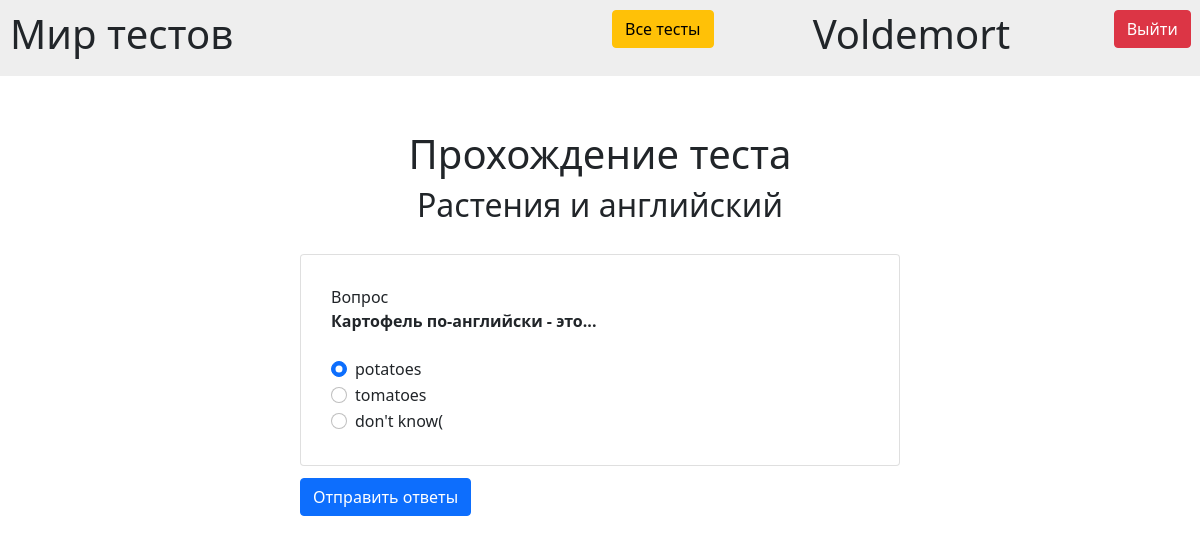
The page /dotest/3 (signed in) on the database as committed earlier.
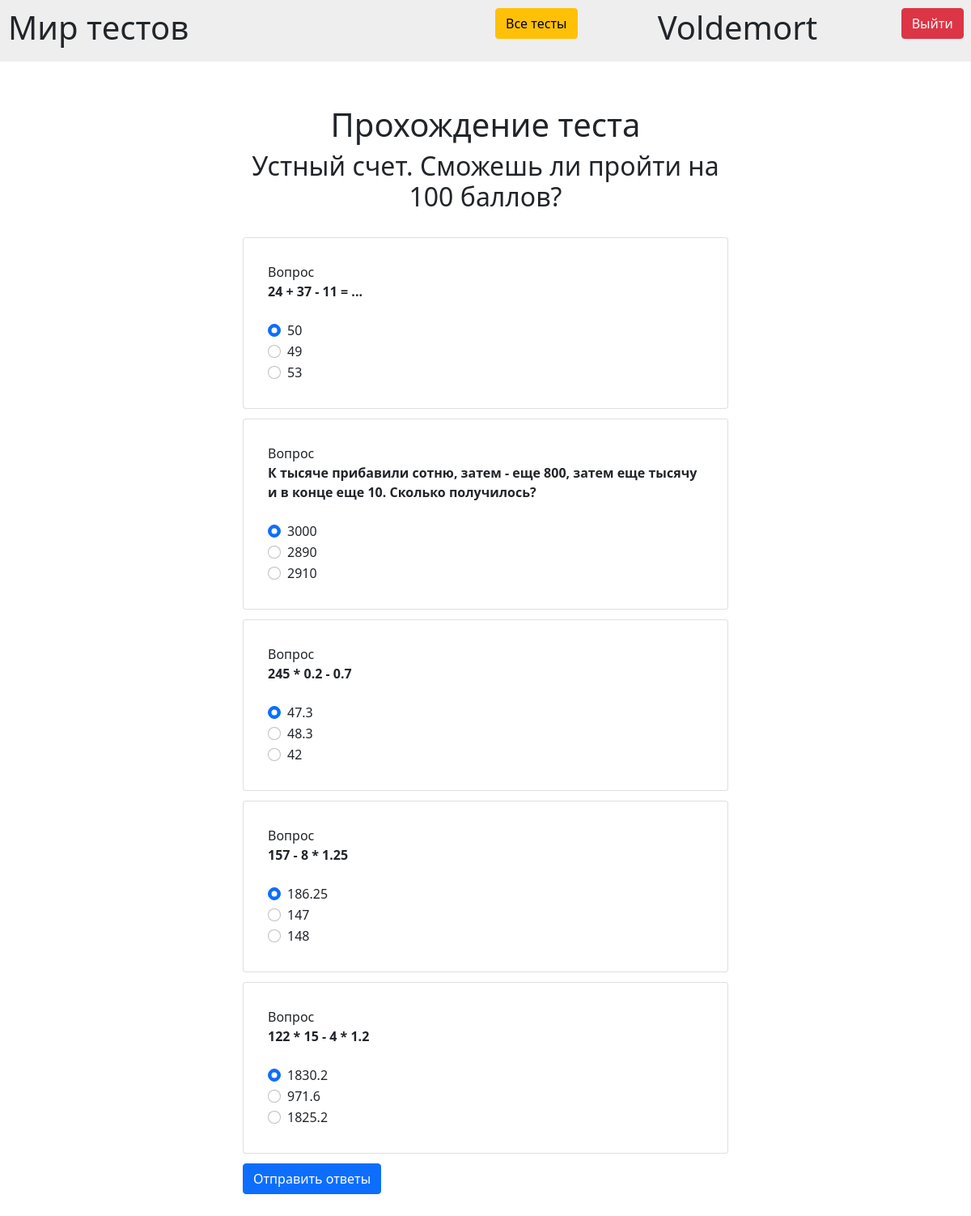
The same page on the database as committed later.
### data/tests.py (models this page shows, shortened)
class Test(Base):
    __tablename__ = 'tests'
    id = sqlalchemy.Column(sqlalchemy.Integer, primary_key=True, autoincrement=True)
    name = sqlalchemy.Column(sqlalchemy.String, unique=False, nullable=False)
    author = sqlalchemy.Column(sqlalchemy.Integer, sqlalchemy.ForeignKey('users.id'))
    content = sqlalchemy.Column(sqlalchemy.String)
    categories = orm.relationship("Category", secondary="Categories_to_Tests", backref="tests")
    with_points = sqlalchemy.Column(sqlalchemy.Boolean, default=0)
    results = sqlalchemy.Column(sqlalchemy.String)
    approved = sqlalchemy.Column(sqlalchemy.Boolean, default=1)
    def to_json(self, test):
        return {'id': test.id, 'name': test.name, 'author': test.author, 'questions': json.loads(test.content),
                'with_points': test.with_points, 'results': test.results, 'approved': test.approved,
                'categories': ', '.join([cat.name for cat in test.categories])}

### data/application_tests.py (the view)
@bp.route("/dotest/<test_id>", methods=['GET', 'POST'])
@login_required
def do_test(test_id):
    if request.method == "POST":
        answers = [str(request.form[ix]).split("||")[1] for ix in request.form]
        result_of_user = checking_results(DataBase().get_test_by_id(id=test_id), answers)
        res_id = DataBase().add_result(test_id, g.user.id, result_of_user)
        return redirect(f"/resulttest/{res_id}")
    return render_template("do_test.html", test=DataBase().get_test_by_id(id=test_id),
                           title="Прохождение теста")

### data/application_user.py (called while the page is built)
def login_required(view):
    @functools.wraps(view)
    def wrapped_view(**kwargs):
        if g.user is None:
            return redirect("/")
        return view(**kwargs)
    return wrapped_view

@bp.before_app_request
def load_logged_in_user():
    user_id = session.get("user_id")
    if user_id is None:
        g.user = None
    else:
        g.user = User.query.filter(User.id == user_id).first()

### database.py (called while the page is built)
    @staticmethod
    def get_test_by_id(id):
        test = Test.query.filter(Test.id == id).first()
        return Test().to_json(test)

### data/templates/do_test.html
{% extends "base.html" %}
{% block content %}
  <div class="text-center" style="padding: 5% 0 0 0">
    <h1>Прохождение теста</h1>
    <h2>{{ test.name }}</h2>
  </div>
  <div style="margin: 5% 0">
  <form class="tasks" method="post">
      {% for question in test['questions'] %}
      <div class="card" style="padding: 5%; margin: 2% 0 0 0">
          Вопрос<br><b>{{ question.question }}</b><br>
          {% for answer in question['answers'] %}
          <div class="form-check">
              <input class="form-check-input" type="radio" name="{{ question['number'] }}"
                     id="{{ question['number'] }}.{{ answer }}"
                     value="{{ question['number'] }}||{{ answer }}"
                     {% if loop.first %} checked {% endif %}>
              <label class="form-check-label" for="{{ question['number'] }}.{{ answer }}">
              {{ answer }}
              </label>
          </div>
          {% endfor %}
      </div>
      {% endfor %}
      <button type="submit" class="btn btn-primary" style="margin: 2% 0 0 0">Отправить ответы</button>
  </form>
  </div>
{% endblock %}

Rows that differ between the two databases and show on the page:
changed Test: name "Растения и английский" → "Устный счет. Сможешь ли пройти на 100 баллов?"
Other text that changed with them:
new list line: "Вопрос 24 + 37 - 11 = ... ☑ 50 50 ☐ 49 49 ☐ 53 53"
new list line: "Вопрос К тысяче прибавили сотню, затем - еще 800, затем еще тысячу и в конце еще 10. Сколько получилось? ☑ 3000 3000 ☐ 2890 2890 ☐ 2910 2910"
new list line: "Вопрос 245 * 0.2 - 0.7 ☑ 47.3 47.3 ☐ 48.3 48.3 ☐ 42 42"
new list line: "Вопрос 157 - 8 * 1.25 ☑ 186.25 186.25 ☐ 147 147 ☐ 148 148"
new list line: "Вопрос 122 * 15 - 4 * 1.2 ☑ 1830.2 1830.2 ☐ 971.6 971.6 ☐ 1825.2 1825.2"
list line gone: "Вопрос Картофель по-английски - это... ☑ potatoes potatoes ☐ tomatoes tomatoes ☐ don't know( don't know("
